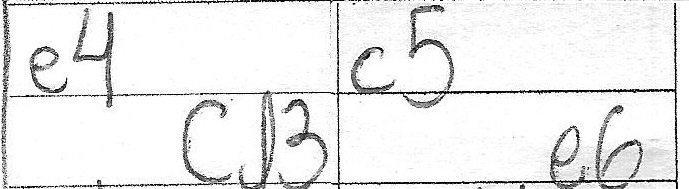
#> input picture trained--for-evaluation/notebooks/app/sample_data/irt_hebraica_jan2020_001.jpg, 689 x 189 px, found by its file name
$ jupyter execute --allow-errors tools-hebraica-8lines.ipynb
#> lines starting #> are read from the running program, lines starting #| are printed output that depends on the picture
[cell 1]
import matplotlib.pyplot as plt

import random
import re
import numpy as np
import os
import time
import json
from glob import glob
from PIL import Image
import pickle
import cv2

from IPython.display import clear_output, display
import os.path
from os import path
import shutil
from shutil import copyfile
from pathlib import Path
import PIL

[cell 2]
from PIL import Image, ImageOps

[cell 3]
files = glob( 'C:/mestrado/originais/score_sheet/irt_hebraica_jan2020/images/fila/*')

[cell 4]
len( files)

[cell 5]
def write_image( path, img):
  cv2.imwrite( path, img)

[cell 6]
for f in files:
    print( f)
#> further down, img is the input picture: PIL image 689x189 RGB; min 0, max 255, mean 236.2

[cell 7]
def read_label( path):
  f= open( path)
  d= f.read()
  f.close()
  return d

def write_label( path, text):
  f= open( path, "w")
  f.write( text)
  f.close()

#> (a cell that did not finish here is left out)

#> (a cell that did not finish here is left out)

#> (a cell that did not finish here is left out)

[cell 11]
dest_dir= "C:/mestrado/originais/score_sheet/irt_hebraica_jan2020/dataset/"
count = 1
#> (the rest of this cell did not finish here and is left out)

[cell 12]
count = 10
str( count).zfill( 3)

[cell 13]
def resize_with_padding(img, expected_size):
#> called with expected_size = (100, 100)
    img.thumbnail((expected_size[0], expected_size[1]))
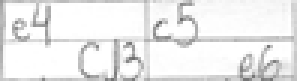
#> img: PIL image 100x27 RGB (shown 3 times larger); min 108, max 255, mean 235.7
    # print(img.size)
    delta_width = expected_size[0] - img.size[0]
#> delta_width = 0
    delta_height = expected_size[1] - img.size[1]
#> delta_height = 73
    pad_width = delta_width // 2
#> pad_width = 0
    pad_height = delta_height // 2
#> pad_height = 36
    padding = (pad_width, pad_height, delta_width - pad_width, delta_height - pad_height)
#> padding = (0, 36, 0, 37)
    return ImageOps.expand(img, padding)
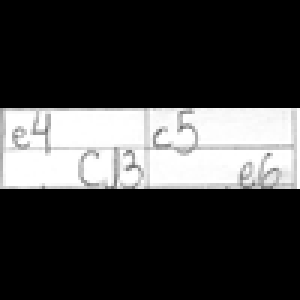
#> returned value: PIL image 100x100 RGB (shown 3 times larger); min 0, max 255, mean 63.6

[cell 14]
img = Image.open( "C:/mestrado/repos-github/chess-attention/trained--for-evaluation/notebooks/app/sample_data/irt_hebraica_jan2020_001.jpg")

[cell 15]
img.show()

[cell 16]
def show( img):
    plt.imshow( np.array( img))
#> (this line was passed over: IPython is not available in this run)
    plt.show()

[cell 17]
show( resize_with_padding( img, (100, 100)))

[cell 18]
def add_margin(pil_img, top, right, bottom, left, color):
#> called with top = 5, right = 86, bottom = 5, left = 86, color = (255, 255, 255)
    width, height = pil_img.size
#> width = 100; height = 27
    new_width = width + right + left
#> new_width = 272
    new_height = height + top + bottom
#> new_height = 37
    result = Image.new(pil_img.mode, (new_width, new_height), color)
#> result: PIL image 272x37 RGB; every value is 255
    result.paste(pil_img, (left, top))
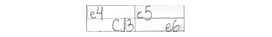
#> result: PIL image 272x37 RGB; min 108, max 255, mean 249.8
    return result

[cell 19]
dy = int( (862-689)/2)
dx = int( (200-189)/2)

show( add_margin( img, dx, dy, dx, dy, (255, 255, 255)))

#> (a cell that did not finish here is left out)

[cell 21]
img = Image.open( 'C:/mestrado/repos-github/chess-attention/trained--for-evaluation/notebooks/app/sample_data/irt_hebraica_jan2020_001.jpg')

[cell 22]
show( img)

[cell 23]
left = Image.open( 'C:/mestrado/repos-github/chess-attention/trained--for-evaluation/notebooks/app/sample_data/_left.jpg')
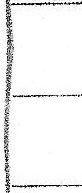
#> input picture trained--for-evaluation/notebooks/app/sample_data/_left.jpg, 82 x 193 px, found by its file name
#> left is the input picture: PIL image 82x193 RGB; min 0, max 255, mean 241.4
right = Image.open( 'C:/mestrado/repos-github/chess-attention/trained--for-evaluation/notebooks/app/sample_data/_right.jpg')
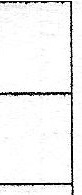
#> input picture trained--for-evaluation/notebooks/app/sample_data/_right.jpg, 82 x 195 px, found by its file name
#> right is the input picture: PIL image 82x195 RGB; min 0, max 255, mean 239.8

[cell 24]
# ndimag = PIL.Image.fromarray(np.uint8(img))

[cell 25]
# plt.imshow( ndimag)
# plt.show()

[cell 26]
ndimg= np.asarray( img)
ndleft= np.asarray( left)
ndright= np.asarray( right)

[cell 27]
ndimg.shape
#> Out = (189, 689, 3)

[cell 28]
show( ndimg[:ndleft.shape[0], :ndleft.shape[1], :ndleft.shape[2]] )

[cell 29]
ndleft.shape[0]

[cell 30]
h = min( ndleft.shape[0], ndimg.shape[0])
print( h)
#| 189

[cell 31]
show( ndleft[:h])

[cell 32]
dx = 20
newndimg = np.concatenate( (ndleft[:h], ndimg[:h,dx:ndimg.shape[1]-dx], ndright[:h]), axis=1)
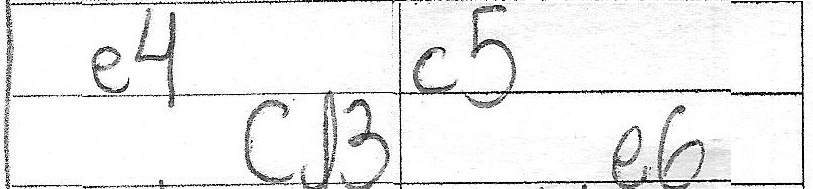
#> newndimg: shape (189, 813, 3); min 0, max 255, mean 237.7
print( newndimg.shape)
#| (189, 813, 3)
show( newndimg)

[cell 33]
def resize( img, width, height):
#> called with width = 862, height = 200
    img= cv2.resize(img, (width, height), interpolation = cv2.INTER_AREA)
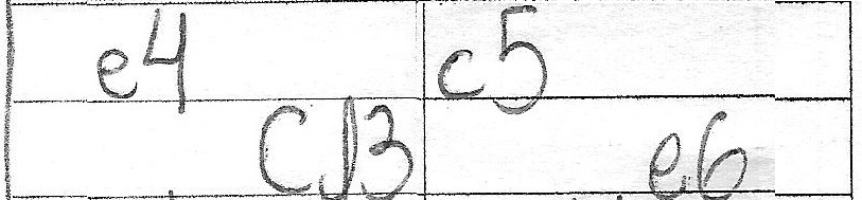
#> img: shape (200, 862, 3); min 0, max 255, mean 237.6
    return img

[cell 34]
img2 = resize( newndimg, 862, 200)

[cell 35]
show( img2)
